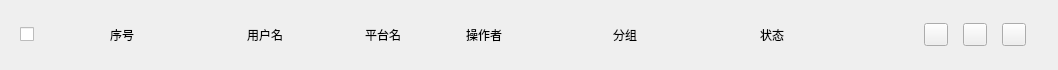
<?xml version="1.0" encoding="UTF-8"?>
<ui version="4.0">
 <class>Form</class>
 <widget class="QWidget" name="Form">
  <property name="geometry">
   <rect>
    <x>0</x>
    <y>0</y>
    <width>1058</width>
    <height>66</height>
   </rect>
  </property>
  <property name="windowTitle">
   <string>Form</string>
  </property>
  <layout class="QHBoxLayout" name="horizontalLayout_4">
   <item>
    <widget class="QWidget" name="widget_3" native="true">
     <property name="maximumSize">
      <size>
       <width>60</width>
       <height>16777215</height>
      </size>
     </property>
     <layout class="QVBoxLayout" name="verticalLayout">
      <item>
       <widget class="CheckBox" name="CheckBox">
        <property name="maximumSize">
         <size>
          <width>30</width>
          <height>16777215</height>
         </size>
        </property>
        <property name="text">
         <string/>
        </property>
       </widget>
      </item>
     </layout>
    </widget>
   </item>
   <item>
    <widget class="BodyLabel" name="NumberLabel">
     <property name="maximumSize">
      <size>
       <width>90</width>
       <height>16777215</height>
      </size>
     </property>
     <property name="text">
      <string>序号</string>
     </property>
     <property name="alignment">
      <set>Qt::AlignCenter</set>
     </property>
    </widget>
   </item>
   <item>
    <widget class="QWidget" name="widget_2" native="true">
     <property name="maximumSize">
      <size>
       <width>200</width>
       <height>16777215</height>
      </size>
     </property>
     <layout class="QHBoxLayout" name="horizontalLayout_2">
      <item>
       <widget class="AvatarWidget" name="AccountAvatar">
        <property name="radius">
         <number>15</number>
        </property>
       </widget>
      </item>
      <item>
       <widget class="BodyLabel" name="UserName">
        <property name="text">
         <string>用户名</string>
        </property>
       </widget>
      </item>
     </layout>
    </widget>
   </item>
   <item>
    <widget class="QWidget" name="widget" native="true">
     <property name="maximumSize">
      <size>
       <width>200</width>
       <height>16777215</height>
      </size>
     </property>
     <layout class="QHBoxLayout" name="horizontalLayout_3">
      <item>
       <widget class="AvatarWidget" name="PlatformAvatar">
        <property name="minimumSize">
         <size>
          <width>30</width>
          <height>30</height>
         </size>
        </property>
        <property name="maximumSize">
         <size>
          <width>30</width>
          <height>30</height>
         </size>
        </property>
        <property name="radius">
         <number>15</number>
        </property>
       </widget>
      </item>
      <item>
       <widget class="BodyLabel" name="PlatformName">
        <property name="text">
         <string>平台名</string>
        </property>
       </widget>
      </item>
     </layout>
    </widget>
   </item>
   <item>
    <widget class="BodyLabel" name="Operator">
     <property name="text">
      <string>操作者</string>
     </property>
    </widget>
   </item>
   <item>
    <widget class="BodyLabel" name="Groups">
     <property name="text">
      <string>分组</string>
     </property>
    </widget>
   </item>
   <item>
    <widget class="BodyLabel" name="status">
     <property name="text">
      <string>状态</string>
     </property>
    </widget>
   </item>
   <item>
    <widget class="QWidget" name="Operation" native="true">
     <layout class="QHBoxLayout" name="horizontalLayout">
      <item>
       <widget class="TransparentToolButton" name="Topping"/>
      </item>
      <item>
       <widget class="TransparentToolButton" name="Edit"/>
      </item>
      <item>
       <widget class="TransparentToolButton" name="Delete"/>
      </item>
     </layout>
    </widget>
   </item>
  </layout>
 </widget>
 <customwidgets>
  <customwidget>
   <class>CheckBox</class>
   <extends>QCheckBox</extends>
   <header>qfluentwidgets</header>
  </customwidget>
  <customwidget>
   <class>ToolButton</class>
   <extends>QToolButton</extends>
   <header>qfluentwidgets</header>
  </customwidget>
  <customwidget>
   <class>TransparentToolButton</class>
   <extends>ToolButton</extends>
   <header>qfluentwidgets</header>
  </customwidget>
  <customwidget>
   <class>BodyLabel</class>
   <extends>QLabel</extends>
   <header>qfluentwidgets</header>
  </customwidget>
  <customwidget>
   <class>ImageLabel</class>
   <extends>QLabel</extends>
   <header>qfluentwidgets</header>
  </customwidget>
  <customwidget>
   <class>AvatarWidget</class>
   <extends>ImageLabel</extends>
   <header>qfluentwidgets</header>
  </customwidget>
 </customwidgets>
 <resources/>
 <connections/>
</ui>
